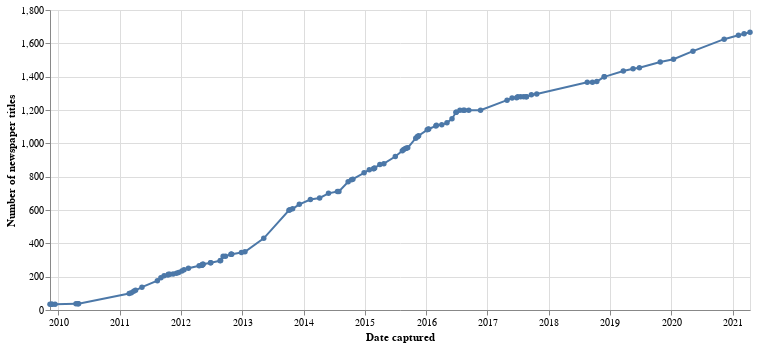

The code cell stored with this chart in its notebook:
### Code cell
alt.Chart(capture_totals).mark_line(point=True).encode(
    x=alt.X('capture_date:T', title='Date captured'),
    y=alt.Y('total:Q', title='Number of newspaper titles'),
    tooltip=[alt.Tooltip('capture_date:T', format='%e %b %Y'), 'total:Q'],
).properties(width=700)

### Figure 1 — Vega-Lite specification as saved in the notebook (floating-point values rounded to 4 significant figures)
{"config": {"view": {"continuousWidth": 400, "continuousHeight": 300}}, "data": {"name": "data-c8b1ad7dc677c2d35bdf972859448e19"}, "mark": {"type": "line", "point": true}, "encoding": {"tooltip": [{"type": "temporal", "field": "capture_date", "format": "%e %b %Y"}, {"type": "quantitative", "field": "total"}], "x": {"type": "temporal", "field": "capture_date", "title": "Date captured"}, "y": {"type": "quantitative", "field": "total", "title": "Number of newspaper titles"}}, "width": 700, "$schema": "https://vega.github.io/schema/vega-lite/v4.8.1.json", "datasets": {"data-c8b1ad7dc677c2d35bdf972859448e19": [{"capture_date": "2021-04-15", "total": 1666}, {"capture_date": "2021-03-11", "total": 1658}, {"capture_date": "2021-02-05", "total": 1649}, {"capture_date": "2020-11-12", "total": 1625}, {"capture_date": "2020-05-10", "total": 1553}, {"capture_date": "2020-01-15", "total": 1505}, {"capture_date": "2019-10-28", "total": 1488}, {"capture_date": "2019-06-26", "total": 1454}, {"capture_date": "2019-05-19", "total": 1447}, {"capture_date": "2019-03-22", "total": 1434}, {"capture_date": "2018-11-28", "total": 1399}, {"capture_date": "2018-11-29", "total": 1399}, {"capture_date": "2018-10-15", "total": 1371}, {"capture_date": "2018-08-19", "total": 1367}, {"capture_date": "2018-09-19", "total": 1367}, {"capture_date": "2017-10-22", "total": 1296}, {"capture_date": "2017-09-20", "total": 1291}, {"capture_date": "2017-07-18", "total": 1280}, {"capture_date": "2017-08-20", "total": 1280}, {"capture_date": "2017-08-05", "total": 1280}, {"capture_date": "2017-08-22", "total": 1280}, {"capture_date": "2017-07-01", "total": 1279}, {"capture_date": "2017-06-24", "total": 1274}, {"capture_date": "2017-05-28", "total": 1272}, {"capture_date": "2017-04-28", "total": 1259}, {"capture_date": "2016-09-12", "total": 1199}, {"capture_date": "2016-08-10", "total": 1199}, {"capture_date": "2016-08-18", "total": 1199}, {"capture_date": "2016-11-21", "total": 1199}, {"capture_date": "2016-07-21", "total": 1198}, {"capture_date": "2016-06-29", "total": 1187}, {"capture_date": "2016-06-28", "total": 1186}, {"capture_date": "2016-06-04", "total": 1148}, {"capture_date": "2016-05-05", "total": 1123}, {"capture_date": "2016-04-04", "total": 1112}, {"capture_date": "2016-03-03", "total": 1108}, {"capture_date": "2016-02-29", "total": 1104}, {"capture_date": "2016-01-17", "total": 1086}, {"capture_date": "2016-01-14", "total": 1085}, {"capture_date": "2016-01-08", "total": 1081}, {"capture_date": "2015-11-18", "total": 1046}, {"capture_date": "2015-11-13", "total": 1041}, {"capture_date": "2015-11-10", "total": 1039}, {"capture_date": "2015-11-01", "total": 1031}, {"capture_date": "2015-09-14", "total": 973}, {"capture_date": "2015-09-05", "total": 970}, {"capture_date": "2015-09-01", "total": 969}, {"capture_date": "2015-08-21", "total": 963}, {"capture_date": "2015-08-13", "total": 956}, {"capture_date": "2015-07-02", "total": 921}, {"capture_date": "2015-04-25", "total": 878}, {"capture_date": "2015-04-01", "total": 873}, {"capture_date": "2015-03-01", "total": 852}, {"capture_date": "2015-02-24", "total": 849}, {"capture_date": "2015-02-23", "total": 848}, {"capture_date": "2015-01-28", "total": 842}, {"capture_date": "2014-12-28", "total": 823}, {"capture_date": "2014-10-22", "total": 785}, {"capture_date": "2014-10-14", "total": 782}, {"capture_date": "2014-09-24", "total": 769}, {"capture_date": "2014-07-31", "total": 711}, {"capture_date": "2014-07-22", "total": 711}, {"capture_date": "2014-05-30", "total": 700}, {"capture_date": "2014-04-07", "total": 672}, {"capture_date": "2014-02-11", "total": 663}, {"capture_date": "2013-12-07", "total": 634}, {"capture_date": "2013-10-28", "total": 607}, {"capture_date": "2013-10-12", "total": 601}, {"capture_date": "2013-10-06", "total": 598}, {"capture_date": "2013-05-09", "total": 430}, {"capture_date": "2013-01-17", "total": 349}, {"capture_date": "2012-12-27", "total": 345}, {"capture_date": "2012-10-30", "total": 335}, {"capture_date": "2012-10-27", "total": 334}, {"capture_date": "2012-10-26", "total": 334}, {"capture_date": "2012-09-23", "total": 322}, {"capture_date": "2012-09-09", "total": 322}, {"capture_date": "2012-08-25", "total": 297}, {"capture_date": "2012-08-22", "total": 296}, {"capture_date": "2012-06-27", "total": 284}, {"capture_date": "2012-06-26", "total": 284}, {"capture_date": "2012-05-13", "total": 275}, {"capture_date": "2012-05-10", "total": 274}, {"capture_date": "2012-05-07", "total": 270}, {"capture_date": "2012-05-04", "total": 269}, {"capture_date": "2012-05-06", "total": 269}, {"capture_date": "2012-04-19", "total": 266}, {"capture_date": "2012-02-15", "total": 250}, {"capture_date": "2012-01-20", "total": 242}, {"capture_date": "2012-01-07", "total": 234}, {"capture_date": "2011-12-19", "total": 225}, {"capture_date": "2011-12-06", "total": 221}, {"capture_date": "2011-11-16", "total": 216}, {"capture_date": "2011-10-27", "total": 215}, {"capture_date": "2011-10-19", "total": 214}, {"capture_date": "2011-10-16", "total": 210}, {"capture_date": "2011-09-23", "total": 205}, {"capture_date": "2011-09-04", "total": 194}, {"capture_date": "2011-08-14", "total": 176}, {"capture_date": "2011-05-14", "total": 137}, {"capture_date": "2011-04-06", "total": 118}, {"capture_date": "2011-03-26", "total": 112}, {"capture_date": "2011-03-12", "total": 104}, {"capture_date": "2011-02-27", "total": 99}, {"capture_date": "2010-05-01", "total": 37}, {"capture_date": "2010-04-16", "total": 37}, {"capture_date": "2010-04-28", "total": 37}, {"capture_date": "2009-11-24", "total": 34}, {"capture_date": "2009-12-12", "total": 34}, {"capture_date": "2009-11-22", "total": 34}, {"capture_date": "2009-11-12", "total": 34}]}}
